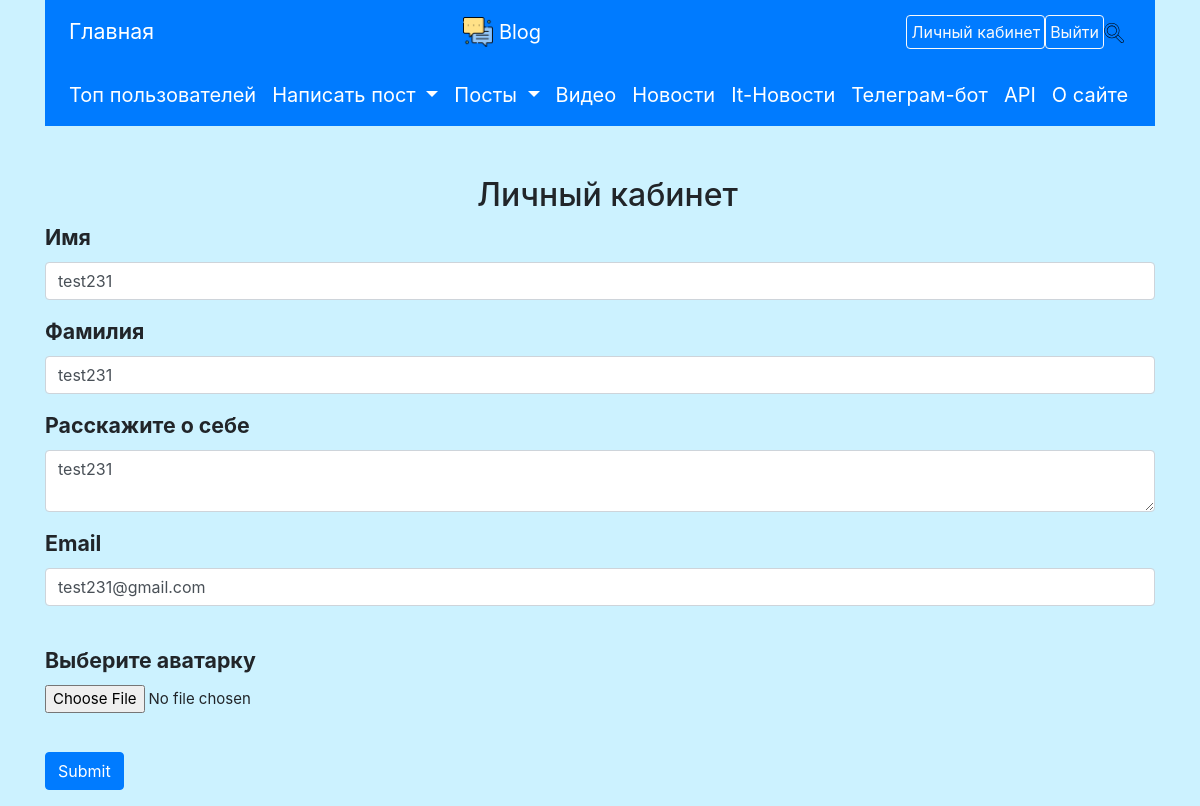
The page /about_user (signed in) on the database its author committed.
### data/users.py (models this page shows, shortened)
class User(SqlAlchemyBase, UserMixin, SerializerMixin):
    __tablename__ = 'users'
    id = sqlalchemy.Column(sqlalchemy.Integer,
                           primary_key=True, autoincrement=True)
    surname = sqlalchemy.Column(sqlalchemy.String, nullable=True)
    name = sqlalchemy.Column(sqlalchemy.String, nullable=True)
    about = sqlalchemy.Column(sqlalchemy.String, nullable=True)
    email = sqlalchemy.Column(sqlalchemy.String,
                              index=True, unique=True, nullable=True)
    hashed_password = sqlalchemy.Column(sqlalchemy.String, nullable=True)
    icon = sqlalchemy.Column(sqlalchemy.String, default='default_user.png')
    posts = orm.relation("Post", back_populates='author')
    followed = orm.relationship('User',
                                secondary=followers,
                                primaryjoin=(followers.c.follower_id == id),
                                secondaryjoin=(followers.c.followed_id == id),
                                backref=orm.backref('followers',
                                                    lazy='dynamic'),
                                lazy='dynamic')
    subscribed = orm.relationship('User',
                                  secondary=subscribers,
                                  primaryjoin=(
                                          subscribers.c.subscriber_id == id),
                                  secondaryjoin=(
                                          subscribers.c.subscribed_id == id),
                                  backref=orm.backref('subscribers',
                                                      lazy='dynamic'),
                                  lazy='dynamic')
    liked_posts = orm.relation('Post', secondary='liked')
    kol_likes = None  # суммарное кол-во лайков за все его посты

### main.py (the view, shortened to what this page needs)
@app.route("/about_user", methods=['GET', 'POST'])
@login_required
def about_user():
    form = RegisterForm()
    if request.method == "GET":
        form.email.data = current_user.email
        form.surname.data = current_user.surname
        form.name.data = current_user.name
        form.about.data = current_user.about
    return render_template('register.html',
                           title='Личный кабинет', reg=False, form=form)

### forms/user.py
class RegisterForm(FlaskForm):
    name = StringField('Имя', validators=[DataRequired()])
    surname = StringField('Фамилия', validators=[DataRequired()])
    email = EmailField('Email', validators=[DataRequired()])
    icon = FileField('Выберите аватарку')
    password = PasswordField(
        'Пароль',
        validators=[DataRequired(),
                    Length(min=4, max=100,
                           message="Пароль должен быть от 4 до 100 символов")])
    password_again = PasswordField(
        'Повтор пароля',
        validators=[DataRequired(),
                    EqualTo('password', message="Пароли не совпадают")])
    about = TextAreaField('Расскажите о себе')
    submit = SubmitField('Submit')

### data/db_session.py (called while the page is built)
def create_session() -> Session:
    global __factory
    return __factory()

### main.py (called while the page is built)
@login_manager.user_loader
def load_user(user_id):
    db_sess = db_session.create_session()
    return db_sess.query(User).get(user_id)

### templates/register.html (shortened to what this page needs)
{% extends "base.html" %}
{% block content %}
<h2 style="text-align: center;">{{ title }}</h2>
<form action="" method="post" enctype="multipart/form-data">
    {% for field in [form.name, form.surname, form.about] %}
    <p>
        <span class="add_edit_form">{{ field.label }}</span><br>
        {{ field(class="form-control") }}
    </p>
    {% endfor %}
    <p>
        <span class="add_edit_form">{{ form.email.label }}</span><br>
        {{ form.email(class="form-control", type="email") }}<br>
    </p>
    <p>
        <span class="add_edit_form">{{ form.icon.label }}</span><br>
        {{ form.icon(class="form-control-file") }}<br>
    </p>
    <p>{{ form.submit(type="submit", class="btn btn-primary") }}</p>
</form>
{% endblock %}

### static/css/style.css (style rules this page uses)
body { background-color: #ccf2ff; }
h2 { text-indent: 15px; }
pre, p { font-size: 15px; }
.add_edit_form { font-size: 16pt; font-weight:bold; }

### rows shown on the page
User: name "test231" "test231" "test231", email "test231@gmail.com"

### other values the page prints
{{ title }} "Личный кабинет"
{{ field.label }} "Имя" "Фамилия" "Расскажите о себе"
